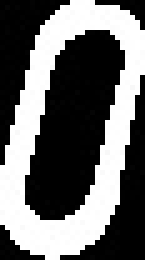
#> input picture python/computer-vision-finalterm/assets/imgs/bike_characters/0/13-32-2109-19-1981.jpg, 29 x 52 px (shown 5 times larger)
$ python 'characters_dataset_preprocessing _full.py'
#> lines starting #> are read from the running program, lines starting #| are printed output that depends on the picture; after the words box and inside, x2 and y2 are one past the last pixel; in counts of white or black regions, pixels touching at a corner belong together
### python/computer-vision-finalterm/get_path_assests_folder.py
""" SCRIPT TO GET ASSETS FOLDER BASED ON REPOSITORY STRUCTURE """
# Made by https://github.com/san99tiago

# Built-int imports
import os


def get_assets_folder_path():
    # Assets folder which is in the same level of the file
    COMPUTER_VISION_FOLDER = os.path.abspath(
        os.path.dirname(__file__)
    )

    ASSETS_FOLDER_PATH = os.path.abspath(
        os.path.join(COMPUTER_VISION_FOLDER, "assets")
    )
    return ASSETS_FOLDER_PATH


# [2 lines that do not run on import are left out]

### python/computer-vision-finalterm/characters_dataset_preprocessing _full.py
# Built-in imports
import os
import math
import sys
from glob import glob

# External imports
import numpy as np
import cv2 as cv
import xlsxwriter
from sklearn.preprocessing import StandardScaler # Data scaling
from sklearn import decomposition #PCA
import plotly.express as px
import pandas as pd
import joblib

# My Own imports
import get_path_assests_folder as gpaf

# Get assets folder in repo for the samples
ASSETS_FOLDER = gpaf.get_assets_folder_path()

class CharactersDatasetPreprocessing:
    def __init__(self, model_flag):
        # Model's flag in order to allow save the models
        self.model_flag = model_flag

        # Define the resulted features vector
        self.characters_features = np.array([])

        # Define the first cell of the excel file
        self.row = 0
        self.col = 0

        # Counter that allows to move between the excel's columns
        self.xlx_counter = 1

        # Create a new excel file with a new sheet to work with
        path_dataset_file = os.path.join(
            ASSETS_FOLDER, "xlsx", "characters_dataset.xlsx")
        self.workbook = xlsxwriter.Workbook(path_dataset_file)
        self.worksheet = self.workbook.add_worksheet('characters-data')
        self.worksheet_pca = self.workbook.add_worksheet('characters-data_pca')

    def get_character_paths(self, character):
        # Universal path depending of the extention of the image
        path_characters = os.path.join(
            ASSETS_FOLDER, "imgs", f"numbers_letters/{character}/*.jpg")

        # Function to find the images of the dataset
        self.img_names = glob(path_characters)

    def corner_detection(self, image):
        gray = np.float32(image)
        dst = cv.cornerHarris(gray,2,3,0.04)
        #result is dilated for marking the corners, not important
        dst = cv.dilate(dst,None)
        # Threshold for an optimal value, it may vary depending on the image.
        key_variable = dst>0.01*dst.max()

        x = list(np.where(key_variable == True)[0])
        y = list(np.where(key_variable == True)[1])

        xmean = sum(x)
        ymean = sum(y)

        return xmean, ymean

    def character_data_preprocessing(self, character_class):
#> called with character_class = 0
        erode_kernel = cv.getStructuringElement(cv.MORPH_RECT , (2,2))
        dilate_kernel = cv.getStructuringElement(cv.MORPH_RECT, (2,2))
        for fn in self.img_names:
            img = cv.imread(fn, 1)
#> img is the input picture: shape (52, 29, 3); min 0, max 255, mean 105.5
            gray = cv.cvtColor(img,cv.COLOR_BGR2GRAY)
            blur = cv.medianBlur(gray,5)

            # erode filter - to erode an image
            erode_image = cv.erode(blur, erode_kernel, iterations=1)
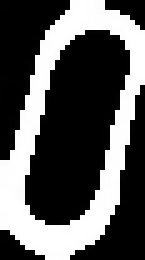
#> erode_image: shape (52, 29) (shown 5 times larger); min 0, max 255, mean 88.3

            # dilate filter - to dilate an image
            dilate_image = cv.dilate(erode_image, dilate_kernel, iterations=1)
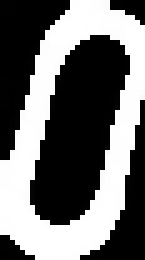
#> dilate_image: shape (52, 29) (shown 5 times larger); min 0, max 255, mean 109.1

            _,binary_image = cv.threshold(dilate_image,0,255,cv.THRESH_BINARY + cv.THRESH_OTSU)
#> binary_image: shape (52, 29); 42.8% white; 1 white region

            # Get the contours of the images
            contours, _ = cv.findContours(binary_image.copy(), cv.RETR_EXTERNAL,cv.CHAIN_APPROX_SIMPLE)
#> contours = 1 contour; box (x1, y1, x2, y2) and area: (0, 0, 29, 52) 1052

            # Process the contornous
            contours = [x for x in contours if (x.shape[0] >= 20)]

            # Vector with the object's features
            VectorCarac = []

            # Get the 7 moments of hu and other characteristics
            for cnt in contours:
                x,y,w,h = cv.boundingRect(cnt)
                cv.rectangle(img,(x,y),(x+w,y+h),(0,0,255),1)
                roi_image = binary_image[
                    y:y+h,
                    x:x+w
                ]

                # Get the region of interest of each one of the images
                img_resize = cv.resize(roi_image,(30, 70), interpolation = cv.INTER_CUBIC)
                _,binary_image_res = cv.threshold(img_resize,0,255,cv.THRESH_BINARY + cv.THRESH_OTSU)
                cv.imshow("img_resize", binary_image_res)
                cv.waitKey(1)

                # Calculate more features based on the corners founded by Harris algorithm
                corner_x, corner_y = self.corner_detection(binary_image_res)

                # Get the contours again in order to make sure that the object has not been corructed
                contours_2, _ = cv.findContours(binary_image_res.copy(), cv.RETR_EXTERNAL,cv.CHAIN_APPROX_SIMPLE)
                for cnt_2 in contours_2:
                    try:
                        # Calculate the object's features
                        x,y,w,h = cv.boundingRect(cnt_2)

                        if(cv.contourArea(cnt_2)>100):
                            # Divided the image image
                            for j in range(0,4):  #Se dividió 20 y 40 por 5
                                for i in range(0,6):
                                    imgRoi_2 = img_resize[i*5:(i+1)*5, j*5:(j+1)*5] #Acá se estan haciento recortes de 5x5 a la imagen, como filtros
                                    hh,ww = imgRoi_2.shape[:2]
                                    for k in range(0,hh):
                                        # Count the white pixels of the peace of the image
                                        valRow = cv.countNonZero(imgRoi_2[k:k+1,:])
                                        diag = np.diagonal(imgRoi_2[k:k+1,:])
                                        val_diag = (diag[0])/255.0
                                        valRow = valRow/hh
                                        VectorCarac.append(valRow)
                                        VectorCarac.append(val_diag)
                                    for m in range(0,ww):
                                        #print("por columnas...")
                                        #cv.imshow("imgRoi_2_columnas",cv.resize(imgRoi_2[:,m:m+1],(10,50)))
                                        valCol = cv.countNonZero(imgRoi_2[:,m:m+1])
                                        diag = np.diagonal(imgRoi_2[:,m:m+1])
                                        val_diag = (diag[0])/255.0
                                        valCol = valCol/hh
                                        VectorCarac.append(valCol)
                                        VectorCarac.append(val_diag)

                        # Vector with the object's features
                        VectorCarac = np.array(
                            VectorCarac,
                            dtype = np.float32
                        )

                        # Add the data to the resulted features vector
                        ys = self.characters_features
                        xs = VectorCarac.reshape((1, VectorCarac.shape[0]))
                        self.characters_features = np.vstack([ys, xs]) if ys.size else xs

                        # Save the data in the excel file
                        self.worksheet.write(self.row, self.col, character_class)
                        self.worksheet_pca.write(self.row, self.col, character_class)
                        for carac in (VectorCarac):
                            self.worksheet.write(self.row, self.xlx_counter, carac)
                            self.xlx_counter += 1
                        self.xlx_counter = 1
                        self.row += 1
                    except:
                        pass
#> this loop made 1 pass
#> (xmean in corner_detection, ymean in corner_detection, corner_x, corner_y) on pass 1: (25731, 11525, 25731, 11525)
#> pass 1, in character_data_preprocessing, `img_resize = cv.resize(roi_image,(30, 70), interpolation = cv.INTER_CU..`:
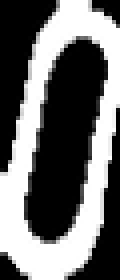
#> img_resize: shape (70, 30) (shown 4 times larger); min 0, max 255, mean 109.1
#> pass 1, in character_data_preprocessing, `_,binary_image_res = cv.threshold(img_resize,0,255,cv.THRESH_BINARY + ..`:
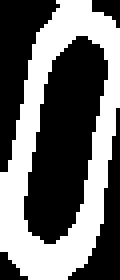
#> binary_image_res: shape (70, 30) (shown 4 times larger); 42.6% white; 1 white region, box (x1, y1, x2, y2) and area: (0, 0, 30, 70) 895
#> pass 1, in corner_detection, `dst = cv.cornerHarris(gray,2,3,0.04)`:
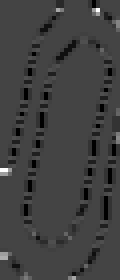
#> dst: shape (70, 30) float32 (shown 4 times larger); min -169130016, max 458335776, mean -9028998; drawn with min black and max white
#> after the loop:
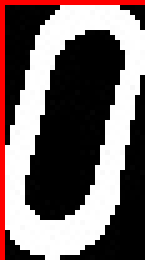
#> img: shape (52, 29, 3) (shown 5 times larger); 5.31% of pixels changed, all inside (x1, y1, x2, y2) = (0, 0, 29, 52)
#> after the loop, VectorCarac = 480 values, max 1 at index 176, min 0 at index 0, mean 0.36; self.row = 1

    def principal_component_anaylis(self):
        # Data scaling
        ss = StandardScaler()
        X = ss.fit_transform(self.characters_features)

        # Perform the PCA analysis
        # pca = decomposition.PCA(n_components=4)
        # pca.fit(X)

        # Calculate the scores values
        # scores = pca.transform(X)
        scores = ss.transform(X)

        # Save the data in the excel file
        for i in iter(range(scores.shape[0])):
            for j in iter(range(scores.shape[1])):
                self.worksheet_pca.write(i, j+1, scores[i,j])

        # Save important models
        if (self.model_flag):
            joblib.dump(ss, self.models_path("model_scaling_all_characters.pkl"))
            # [22 lines of commented-out code are left out]

    def models_path(self, model_name):
        model_path = os.path.join(
            ASSETS_FOLDER,
            "models",
            model_name
        )
        return model_path

    def complete_characters_dataset(self):
        character_list = [
            "0","1",
            "2","3",
            "4","5",
            "6","7",
            "8","9",
            "A","B",
            "C","D",
            "E","F",
            "G","H",
            "I","J",
            "K","L",
            "M","N",
            "O","P",
            "Q","R",
            "S","T",
            "U","V",
            "W","X",
            "Y","Z"
        ]
        for i in iter(range(len(character_list))):
            # Get the number paths
            self.get_character_paths(character_list[i])

            # Process the data of the character
            self.character_data_preprocessing(i)

        # Do the principal component analysis
        self.principal_component_anaylis()

        # Close the excel file
        self.workbook.close()
        cv.destroyAllWindows()


def main():
    characters_prepro = CharactersDatasetPreprocessing(True)
    characters_prepro.complete_characters_dataset()

if __name__ == "__main__":
    sys.exit(main())
#> (the program exits here)
